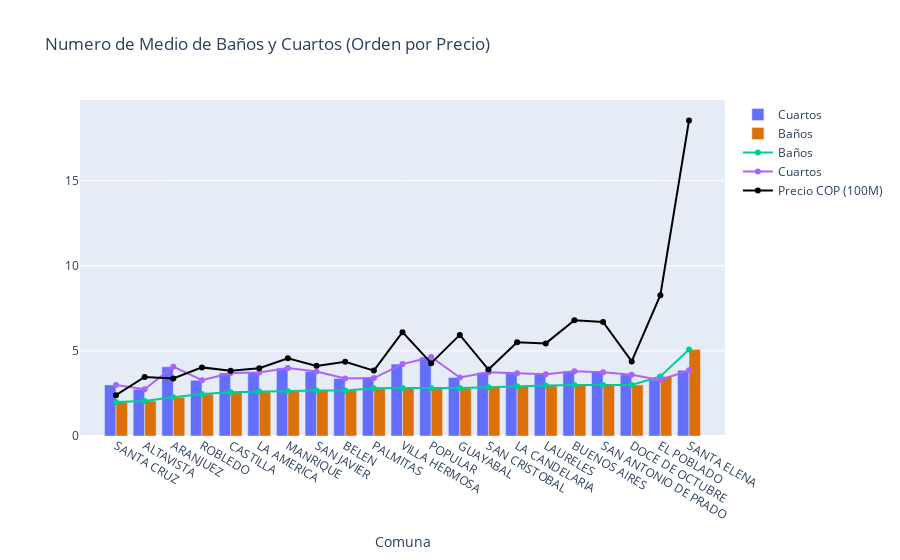

Source (notebook cell):
### Code cell
trace1 = go.Bar(x = districts.sort_values(['bathrooms']).name, 
                y = districts.sort_values(['bathrooms']).bathrooms, name = 'Baños', marker_color = '#db700b')
trace = go.Bar(x = districts.sort_values(['bathrooms']).name, 
               y = districts.sort_values(['bathrooms']).bedrooms, name = 'Cuartos')
layout = go.Layout(title = 'Numero de Medio de Baños y Cuartos (Orden por Precio)', 
                   xaxis_title = 'Comuna', barmode = 'group')
fig = go.Figure(data = [trace, trace1], layout = layout)
fig.add_trace(go.Scatter(x = districts.sort_values(['bathrooms']).name, 
                         y = districts.sort_values(['bathrooms']).bathrooms,
                         mode = 'lines+markers',
                         name = 'Baños'))
fig.add_trace(go.Scatter(x = districts.sort_values(['bathrooms']).name,
                         y = districts.sort_values(['bathrooms']).bedrooms,
                         mode = 'lines+markers',
                         name = 'Cuartos'))
fig.add_trace(go.Scatter(x = districts.sort_values(['bathrooms']).name,
                         y = districts.sort_values(['bathrooms']).price.apply(lambda x: x/100000000),
                         mode = 'lines+markers',
                         name = 'Precio COP (100M)',
                         marker_color = 'black'))
iplot(fig)

### Figure 1 — Plotly figure (JSON) as saved in the notebook; plotly's stock layout.template omitted (floating-point values rounded to 4 significant figures)
{"data": [{"name": "Cuartos", "type": "bar", "x": ["SANTA CRUZ", "ALTAVISTA", "ARANJUEZ", "ROBLEDO", "CASTILLA", "LA AMERICA", "MANRIQUE", "SAN JAVIER", "BELEN", "PALMITAS", "VILLA HERMOSA", "POPULAR", "GUAYABAL", "SAN CRISTOBAL", "LA CANDELARIA", "LAURELES", "BUENOS AIRES", "SAN ANTONIO DE PRADO", "DOCE DE OCTUBRE", "EL POBLADO", "SANTA ELENA"], "y": [3, 2.75, 4.069, 3.274, 3.706, 3.724, 4, 3.783, 3.379, 3.4, 4.224, 4.636, 3.438, 3.739, 3.691, 3.632, 3.804, 3.75, 3.6, 3.297, 3.864]}, {"marker": {"color": "#db700b"}, "name": "Baños", "type": "bar", "x": ["SANTA CRUZ", "ALTAVISTA", "ARANJUEZ", "ROBLEDO", "CASTILLA", "LA AMERICA", "MANRIQUE", "SAN JAVIER", "BELEN", "PALMITAS", "VILLA HERMOSA", "POPULAR", "GUAYABAL", "SAN CRISTOBAL", "LA CANDELARIA", "LAURELES", "BUENOS AIRES", "SAN ANTONIO DE PRADO", "DOCE DE OCTUBRE", "EL POBLADO", "SANTA ELENA"], "y": [2, 2.058, 2.276, 2.464, 2.569, 2.607, 2.627, 2.674, 2.674, 2.8, 2.816, 2.818, 2.823, 2.87, 2.928, 2.96, 2.998, 3, 3, 3.497, 5.086]}, {"mode": "lines+markers", "name": "Baños", "type": "scatter", "x": ["SANTA CRUZ", "ALTAVISTA", "ARANJUEZ", "ROBLEDO", "CASTILLA", "LA AMERICA", "MANRIQUE", "SAN JAVIER", "BELEN", "PALMITAS", "VILLA HERMOSA", "POPULAR", "GUAYABAL", "SAN CRISTOBAL", "LA CANDELARIA", "LAURELES", "BUENOS AIRES", "SAN ANTONIO DE PRADO", "DOCE DE OCTUBRE", "EL POBLADO", "SANTA ELENA"], "y": [2, 2.058, 2.276, 2.464, 2.569, 2.607, 2.627, 2.674, 2.674, 2.8, 2.816, 2.818, 2.823, 2.87, 2.928, 2.96, 2.998, 3, 3, 3.497, 5.086]}, {"mode": "lines+markers", "name": "Cuartos", "type": "scatter", "x": ["SANTA CRUZ", "ALTAVISTA", "ARANJUEZ", "ROBLEDO", "CASTILLA", "LA AMERICA", "MANRIQUE", "SAN JAVIER", "BELEN", "PALMITAS", "VILLA HERMOSA", "POPULAR", "GUAYABAL", "SAN CRISTOBAL", "LA CANDELARIA", "LAURELES", "BUENOS AIRES", "SAN ANTONIO DE PRADO", "DOCE DE OCTUBRE", "EL POBLADO", "SANTA ELENA"], "y": [3, 2.75, 4.069, 3.274, 3.706, 3.724, 4, 3.783, 3.379, 3.4, 4.224, 4.636, 3.438, 3.739, 3.691, 3.632, 3.804, 3.75, 3.6, 3.297, 3.864]}, {"marker": {"color": "black"}, "mode": "lines+markers", "name": "Precio COP (100M)", "type": "scatter", "x": ["SANTA CRUZ", "ALTAVISTA", "ARANJUEZ", "ROBLEDO", "CASTILLA", "LA AMERICA", "MANRIQUE", "SAN JAVIER", "BELEN", "PALMITAS", "VILLA HERMOSA", "POPULAR", "GUAYABAL", "SAN CRISTOBAL", "LA CANDELARIA", "LAURELES", "BUENOS AIRES", "SAN ANTONIO DE PRADO", "DOCE DE OCTUBRE", "EL POBLADO", "SANTA ELENA"], "y": [2.4, 3.468, 3.375, 4.03, 3.837, 3.979, 4.565, 4.119, 4.365, 3.84, 6.101, 4.277, 5.939, 3.903, 5.508, 5.44, 6.796, 6.7, 4.38, 8.267, 18.53]}], "layout": {"barmode": "group", "title": {"text": "Numero de Medio de Baños y Cuartos (Orden por Precio)"}, "xaxis": {"title": {"text": "Comuna"}}}}
